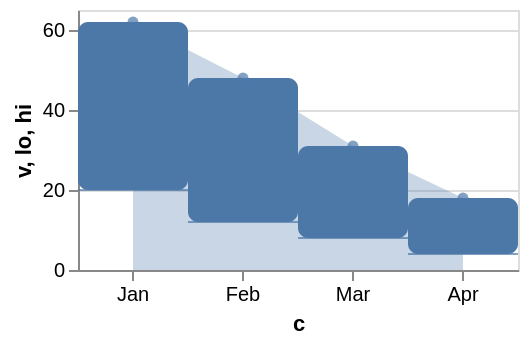

Vega-Lite specification for this chart:
### Vega-Lite specification from a JSON file in a GitHub repository (floating-point values rounded to 4 significant figures)
{"$schema": "https://vega.github.io/schema/vega-lite/v6.json", "description": "`cornerRadiusEnd` is a bar's word and nothing else's. `initMarkDef` guards the whole rule with `if (markDef.type === 'bar' && markDef.orient)`, so an area, a point, a tick or a rule that asks for one is compiled as though it had not: upstream emits no corner property at all for them, where this compiler wrote the two corners onto every mark type there is. The three layers here ask for it on an area, a point and a tick, and the bar in the fourth layer is the one that gets it — a **ranged** bar at that, whose far end is a `y2` rather than a baseline, which rounds all four corners rather than two. A bar with two ends of its own has no far one to single out, so upstream writes the plain `cornerRadius` in place of the pair.", "width": 220, "height": 130, "data": {"values": [{"c": "Jan", "v": 62, "lo": 20, "hi": 62}, {"c": "Feb", "v": 48, "lo": 12, "hi": 48}, {"c": "Mar", "v": 31, "lo": 8, "hi": 31}, {"c": "Apr", "v": 18, "lo": 4, "hi": 18}]}, "encoding": {"x": {"field": "c", "type": "nominal", "sort": null, "axis": {"labelAngle": 0}}}, "layer": [{"mark": {"type": "area", "cornerRadiusEnd": 6, "opacity": 0.3}, "encoding": {"y": {"field": "v", "type": "quantitative"}}}, {"mark": {"type": "bar", "cornerRadiusEnd": 5}, "encoding": {"y": {"field": "lo", "type": "quantitative"}, "y2": {"field": "hi"}}}, {"mark": {"type": "point", "cornerRadiusEnd": 4, "filled": true}, "encoding": {"y": {"field": "v", "type": "quantitative"}}}, {"mark": {"type": "tick", "cornerRadiusEnd": 3}, "encoding": {"y": {"field": "lo", "type": "quantitative"}}}]}
